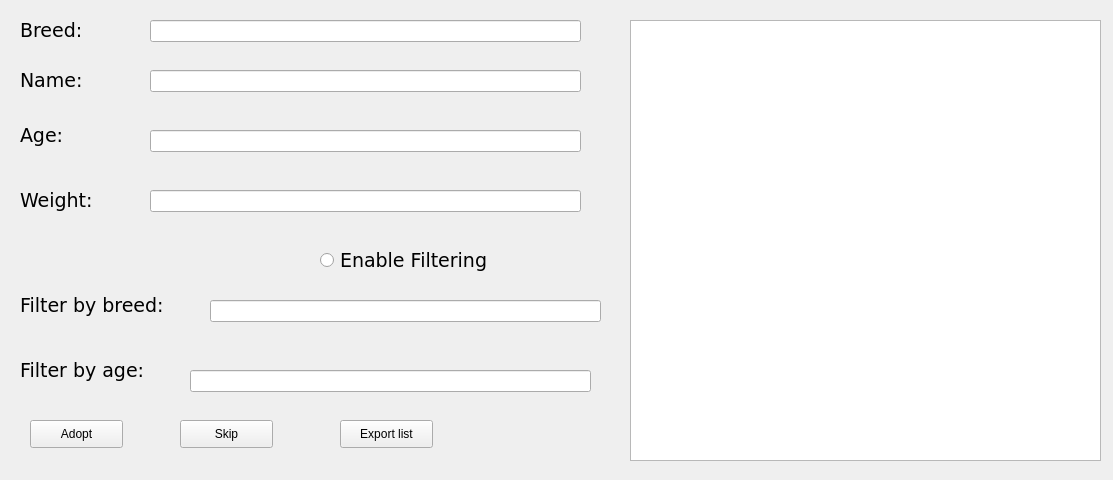
<?xml version="1.0" encoding="UTF-8"?>
<ui version="4.0">
 <class>user_mode</class>
 <widget class="QWidget" name="user_mode">
  <property name="geometry">
   <rect>
    <x>0</x>
    <y>0</y>
    <width>1113</width>
    <height>480</height>
   </rect>
  </property>
  <property name="windowTitle">
   <string>user_mode</string>
  </property>
  <widget class="QLabel" name="label">
   <property name="geometry">
    <rect>
     <x>20</x>
     <y>20</y>
     <width>141</width>
     <height>21</height>
    </rect>
   </property>
   <property name="font">
    <font>
     <family>Verdana</family>
     <pointsize>14</pointsize>
    </font>
   </property>
   <property name="text">
    <string>Breed: </string>
   </property>
  </widget>
  <widget class="QLabel" name="label_2">
   <property name="geometry">
    <rect>
     <x>20</x>
     <y>70</y>
     <width>141</width>
     <height>21</height>
    </rect>
   </property>
   <property name="font">
    <font>
     <family>Verdana</family>
     <pointsize>14</pointsize>
    </font>
   </property>
   <property name="text">
    <string>Name:</string>
   </property>
  </widget>
  <widget class="QLabel" name="label_3">
   <property name="geometry">
    <rect>
     <x>20</x>
     <y>120</y>
     <width>141</width>
     <height>31</height>
    </rect>
   </property>
   <property name="font">
    <font>
     <family>Verdana</family>
     <pointsize>14</pointsize>
    </font>
   </property>
   <property name="text">
    <string>Age:</string>
   </property>
  </widget>
  <widget class="QLabel" name="label_5">
   <property name="geometry">
    <rect>
     <x>20</x>
     <y>180</y>
     <width>141</width>
     <height>41</height>
    </rect>
   </property>
   <property name="font">
    <font>
     <family>Verdana</family>
     <pointsize>14</pointsize>
    </font>
   </property>
   <property name="text">
    <string>Weight:</string>
   </property>
  </widget>
  <widget class="QLineEdit" name="breed_info">
   <property name="geometry">
    <rect>
     <x>150</x>
     <y>20</y>
     <width>431</width>
     <height>22</height>
    </rect>
   </property>
  </widget>
  <widget class="QLineEdit" name="name_info">
   <property name="geometry">
    <rect>
     <x>150</x>
     <y>70</y>
     <width>431</width>
     <height>22</height>
    </rect>
   </property>
  </widget>
  <widget class="QLineEdit" name="age_info">
   <property name="geometry">
    <rect>
     <x>150</x>
     <y>130</y>
     <width>431</width>
     <height>22</height>
    </rect>
   </property>
  </widget>
  <widget class="QLineEdit" name="weight_info">
   <property name="geometry">
    <rect>
     <x>150</x>
     <y>190</y>
     <width>431</width>
     <height>22</height>
    </rect>
   </property>
  </widget>
  <widget class="QPushButton" name="adoptButton">
   <property name="geometry">
    <rect>
     <x>30</x>
     <y>420</y>
     <width>93</width>
     <height>28</height>
    </rect>
   </property>
   <property name="text">
    <string>Adopt</string>
   </property>
  </widget>
  <widget class="QPushButton" name="SkipButton">
   <property name="geometry">
    <rect>
     <x>180</x>
     <y>420</y>
     <width>93</width>
     <height>28</height>
    </rect>
   </property>
   <property name="text">
    <string>Skip</string>
   </property>
  </widget>
  <widget class="QPushButton" name="ExportButton">
   <property name="geometry">
    <rect>
     <x>340</x>
     <y>420</y>
     <width>93</width>
     <height>28</height>
    </rect>
   </property>
   <property name="text">
    <string>Export list</string>
   </property>
  </widget>
  <widget class="QLineEdit" name="filter_breed">
   <property name="geometry">
    <rect>
     <x>210</x>
     <y>300</y>
     <width>391</width>
     <height>22</height>
    </rect>
   </property>
  </widget>
  <widget class="QLabel" name="label_6">
   <property name="geometry">
    <rect>
     <x>20</x>
     <y>350</y>
     <width>151</width>
     <height>41</height>
    </rect>
   </property>
   <property name="font">
    <font>
     <family>Verdana</family>
     <pointsize>14</pointsize>
    </font>
   </property>
   <property name="text">
    <string>Filter by age:</string>
   </property>
  </widget>
  <widget class="QLabel" name="label_4">
   <property name="geometry">
    <rect>
     <x>20</x>
     <y>290</y>
     <width>181</width>
     <height>31</height>
    </rect>
   </property>
   <property name="font">
    <font>
     <family>Verdana</family>
     <pointsize>14</pointsize>
    </font>
   </property>
   <property name="text">
    <string>Filter by breed:</string>
   </property>
  </widget>
  <widget class="QLineEdit" name="filter_weight">
   <property name="geometry">
    <rect>
     <x>190</x>
     <y>370</y>
     <width>401</width>
     <height>22</height>
    </rect>
   </property>
  </widget>
  <widget class="QListWidget" name="listWidget">
   <property name="geometry">
    <rect>
     <x>630</x>
     <y>20</y>
     <width>471</width>
     <height>441</height>
    </rect>
   </property>
  </widget>
  <widget class="QRadioButton" name="radioButton">
   <property name="geometry">
    <rect>
     <x>320</x>
     <y>240</y>
     <width>241</width>
     <height>41</height>
    </rect>
   </property>
   <property name="font">
    <font>
     <family>Verdana</family>
     <pointsize>14</pointsize>
    </font>
   </property>
   <property name="text">
    <string>Enable Filtering</string>
   </property>
  </widget>
 </widget>
 <layoutdefault spacing="6" margin="11"/>
 <resources/>
 <connections/>
</ui>
